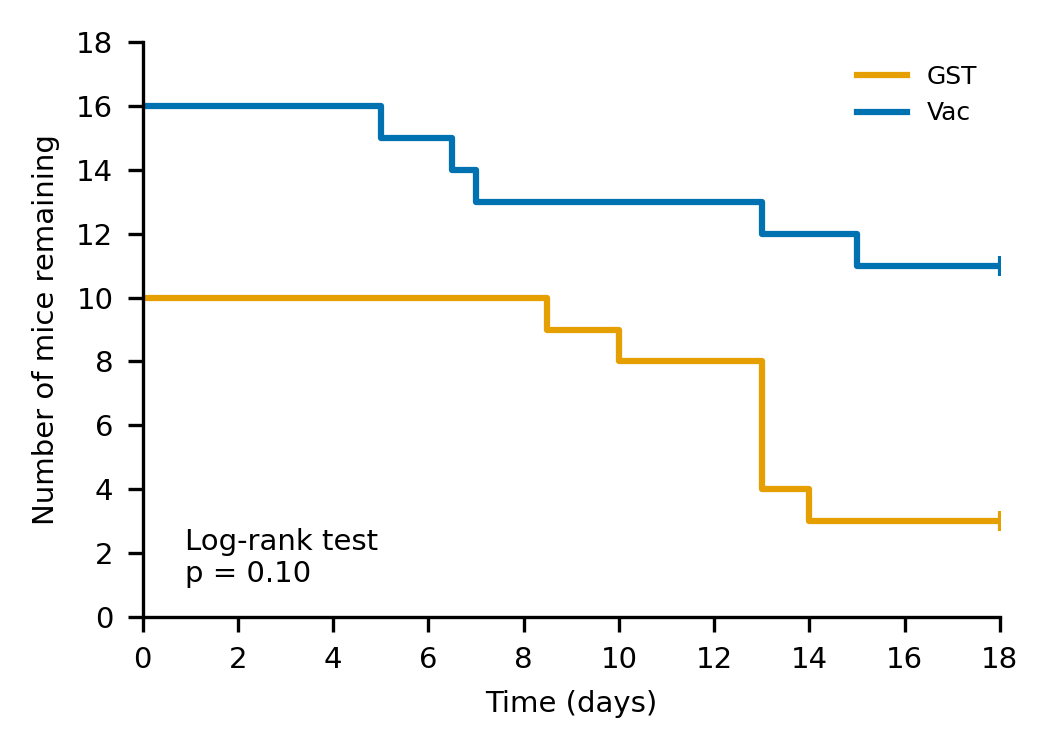

Write the Python code that produced this figure.
# v1.0, Kaplan-Meier Plot, Joseph Mice.csv, Time, Event, Treatment
# ── STATS (computed at runtime) ──────────────────────────
# Method: Log-rank test
# Display: Text label with p-value
# Comparisons: GST vs Vac

import pandas as pd
import numpy as np
import scipy.stats as stats
import matplotlib.pyplot as plt

CONFIG = {
    "figsize": (3.5, 2.5),       # Nature single-column width
    "dpi": 300,
    "fontsize": 7,
    "palette": {                 # Wong colorblind-safe palette
        "GST": "#E69F00",        # Orange
        "Vac": "#0072B2"         # Blue
    }, 
    "linewidth": 1.25,
}

# Apply Nature-style formatting
plt.rcParams.update({
    "font.family": ["Arial", "Helvetica", "DejaVu Sans", "sans-serif"],
    "font.size": CONFIG["fontsize"],
    "axes.labelsize": CONFIG["fontsize"],
    "axes.titlesize": CONFIG["fontsize"] + 1,
    "xtick.labelsize": CONFIG["fontsize"],
    "ytick.labelsize": CONFIG["fontsize"],
    "legend.fontsize": CONFIG["fontsize"] - 1,
    "lines.linewidth": CONFIG["linewidth"],
})

def kaplan_meier(df_group):
    """Computes survival curve points (time, number of mice surviving)"""
    df_g = df_group.sort_values("Time")
    n = len(df_g)
    times = [0.0]
    alive = [n]
    
    current_alive = n
    for t, g in df_g.groupby("Time"):
        events = g["Event"].sum()
        censored = len(g) - events
        if events > 0:
            current_alive -= events
        times.append(t)
        alive.append(current_alive)
        current_alive -= censored  # Censored mice drop from risk pool, but not from visual line
        
    return times, alive

def logrank_test(df, group_col, time_col, event_col):
    """Manual Log-rank test calculation using scipy.stats chi2"""
    groups = df[group_col].unique()
    if len(groups) != 2: 
        return None, None
    
    df_sorted = df.sort_values(time_col)
    times = df_sorted[df_sorted[event_col] == 1][time_col].unique()
    
    O1, E1, O2, E2, V = 0, 0, 0, 0, 0
    for t in times:
        at_risk1 = len(df[(df[group_col] == groups[0]) & (df[time_col] >= t)])
        at_risk2 = len(df[(df[group_col] == groups[1]) & (df[time_col] >= t)])
        events1 = len(df[(df[group_col] == groups[0]) & (df[time_col] == t) & (df[event_col] == 1)])
        events2 = len(df[(df[group_col] == groups[1]) & (df[time_col] == t) & (df[event_col] == 1)])
        
        n_at_risk = at_risk1 + at_risk2
        n_events = events1 + events2
        
        if n_at_risk > 1:
            O1 += events1
            E1 += n_events * (at_risk1 / n_at_risk)
            O2 += events2
            E2 += n_events * (at_risk2 / n_at_risk)
            V += (n_events * at_risk1 * at_risk2 * (n_at_risk - n_events)) / (n_at_risk**2 * (n_at_risk - 1))
            
    if V == 0: 
        return 1.0, 0.0
    
    stat = ((O1 - E1)**2) / V
    p_val = stats.chi2.sf(stat, 1)
    return p_val, stat

# 1. Load Data
df = pd.read_csv("Joseph Mice.csv")

# 2. Setup Figure
fig, ax = plt.subplots(figsize=CONFIG["figsize"], dpi=CONFIG["dpi"])

# 3. Plot Data
for treatment in ["Vac", "GST"]:  # Plot Vac first to define z-order cleanly
    group_df = df[df["Treatment"] == treatment]
    t, s = kaplan_meier(group_df)
    color = CONFIG["palette"].get(treatment, "#000000")
    
    # Draw standard step curve
    ax.step(t, s, where="post", label=treatment, color=color)
    
    # Add vertical tick marks for censored subjects
    censored = group_df[group_df["Event"] == 0]
    if not censored.empty:
        for c_t in censored["Time"].unique():
            # Find the corresponding survival height at the time of censoring
            idx = next(i for i, time in reversed(list(enumerate(t))) if time <= c_t)
            c_s = s[idx]
            ax.plot(c_t, c_s, marker='|', color=color, markersize=5, markeredgewidth=1)

# 4. Axes & Aesthetics
ax.set_xlabel("Time (days)")
ax.set_ylabel("Number of mice remaining")
ax.set_xlim(0, 18)
ax.set_ylim(0, 18)  # Matches absolute maximum to provide breathing room
ax.set_yticks(np.arange(0, 19, 2))
ax.spines["top"].set_visible(False)
ax.spines["right"].set_visible(False)
ax.legend(frameon=False, loc="upper right")

# 5. Statistics
p_val, stat = logrank_test(df, "Treatment", "Time", "Event")
print(f"Stats - Method: Log-rank test")
print(f"Stats - Statistic={stat:.2f}, p={p_val:.4f}")

stat_text = f"Log-rank test\n$p$ = {p_val:.2f}"
ax.text(0.05, 0.05, stat_text, transform=ax.transAxes, va="bottom", ha="left", color="#333333")

# 6. Render
plt.tight_layout()
plt.savefig("kaplan_meier_survival.png", bbox_inches="tight")
plt.show()
